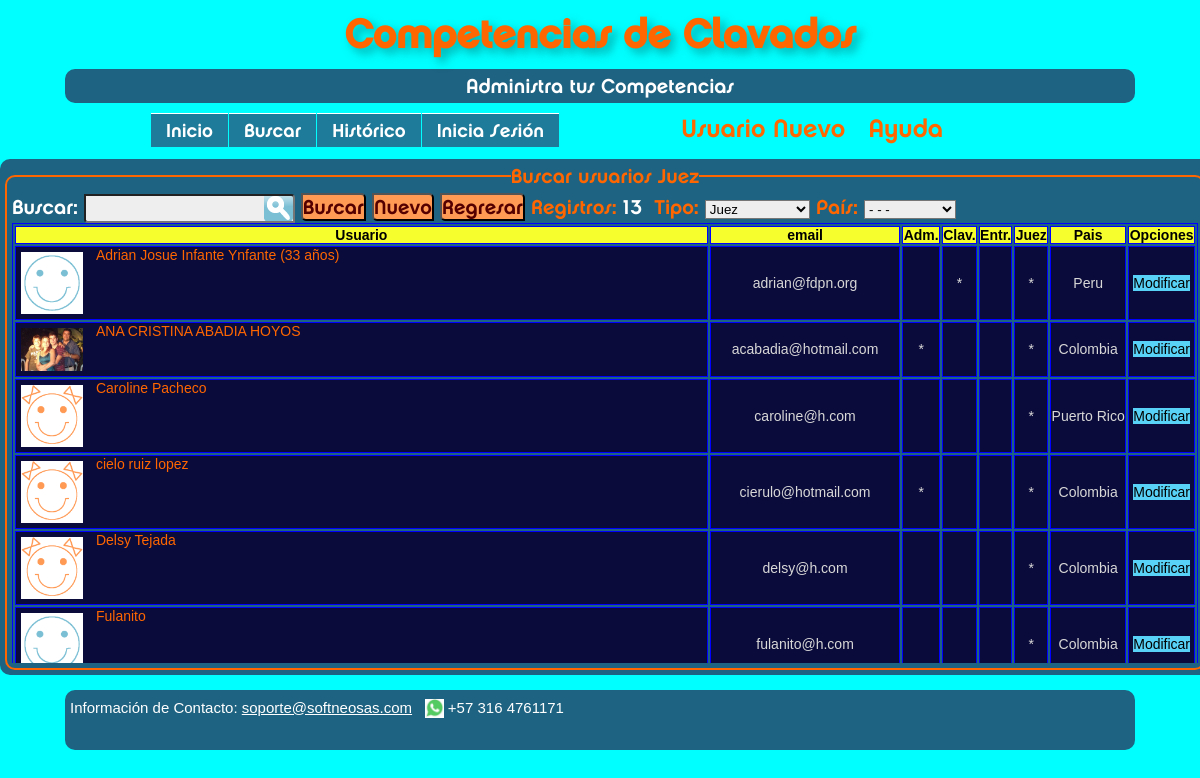
/?op=php/busca-usuario.php&tipo=J, run on an earlier commit of the app's database.
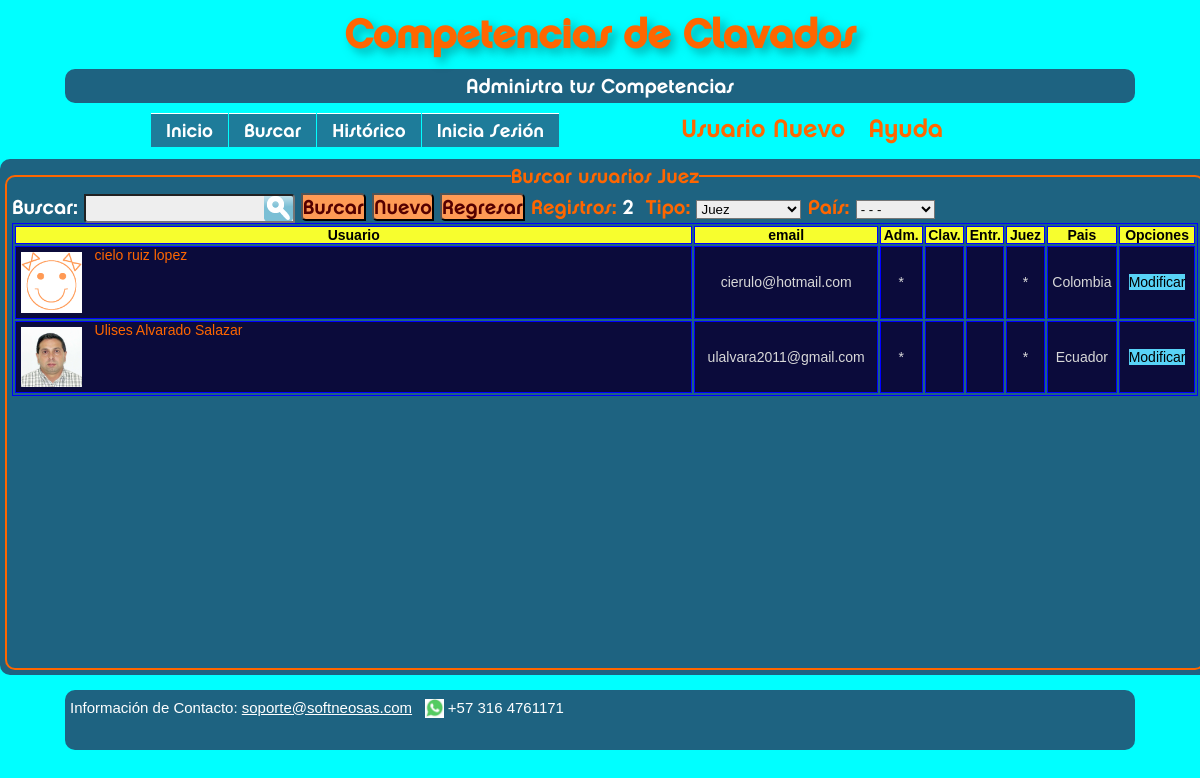
And on a later commit of the database.
### tables this page shows
CREATE TABLE `usuarios` (
  `cod_usuario` int(11) NOT NULL AUTO_INCREMENT,
  `nombre` varchar(50) NOT NULL,
  `email` varchar(50) NOT NULL,
  `pais` smallint(6) DEFAULT NULL,
  `administrador` char(1) DEFAULT NULL,
  `entrenador` char(1) DEFAULT NULL,
  `clavadista` char(1) DEFAULT NULL,
  `juez` char(1) DEFAULT NULL,
  `sexo` char(1) DEFAULT NULL,
  `nacimiento` date DEFAULT NULL,
  `imagen` varchar(80) DEFAULT NULL,
  `telefono` varchar(15) NOT NULL,
  `password` varchar(20) NOT NULL,
  `fecha_alta` datetime DEFAULT NULL,
  PRIMARY KEY (`cod_usuario`),
  UNIQUE KEY `email` (`email`),
  UNIQUE KEY `nombre` (`nombre`),
  KEY `pais` (`pais`),
  FULLTEXT KEY `buscador` (`nombre`,`email`)
);

CREATE TABLE `countries` (
  `CountryId` smallint(6) NOT NULL AUTO_INCREMENT,
  `Country` varchar(50) NOT NULL,
  `FIPS104` varchar(2) NOT NULL,
  `ISO2` varchar(2) NOT NULL,
  `ISO3` varchar(3) NOT NULL,
  `ISON` varchar(4) NOT NULL,
  `Internet` varchar(2) NOT NULL,
  `Capital` varchar(25) DEFAULT NULL,
  `MapReference` varchar(50) DEFAULT NULL,
  `NationalitySingular` varchar(35) DEFAULT NULL,
  `NationalityPlural` varchar(35) DEFAULT NULL,
  `Currency` varchar(30) DEFAULT NULL,
  `CurrencyCode` varchar(3) DEFAULT NULL,
  `Population` bigint(20) DEFAULT NULL,
  `Title` varchar(50) DEFAULT NULL,
  `Comment` varchar(255) DEFAULT NULL,
  PRIMARY KEY (`CountryId`),
  FULLTEXT KEY `buscador` (`Country`,`ISO2`,`ISO3`,`Capital`,`Currency`)
);

### php/funciones.php (called while the page is built, shortened)
<?php
	function edad_deportiva($nacimiento){
		$fecha_corte = fecha_edad_deportiva();
		$fecha_nacimiento = date_create($nacimiento);
		$fecha_corte_dt = date_create($fecha_corte);
		return (int)$fecha_nacimiento->diff($fecha_corte_dt)->y;
	}
	function fecha_edad_deportiva(){
		$cod_competencia = isset($_SESSION["cod_competencia"]) ? (int)$_SESSION["cod_competencia"] : 0;
		static $fechas_corte = array();
		if (isset($fechas_corte[$cod_competencia])) {
			return $fechas_corte[$cod_competencia];
		}
		$fecha_corte = date("Y") . "-12-31";
		return $fecha_corte;
	}
?>

### php/busca-usuario.php (the view, shortened to what this page needs)
<?php
if (!$tipo)
	$tipo=isset($_GET["tipo"])?$_GET["tipo"]:NULL;
if (!isset($llamo)) {
	$llamo=isset($_POST["origen_hdn"])?trim($_POST["origen_hdn"]):NULL;
}
if (!isset($parael1))
	$parael1=isset($_SESSION["parael1"])?$_SESSION["parael1"]:NULL;
if (!isset($parael2))
	$parael2=isset($_SESSION["parael2"])?$_SESSION["parael2"]:NULL;
if (!isset($parael3))
	$parael3=isset($_SESSION["parael3"])?$_SESSION["parael3"]:NULL;
if (!isset($parael4))
	$parael4=isset($_SESSION["parael4"])?$_SESSION["parael4"]:NULL;
if (is_null($ubi))
	$ubi=isset($_SESSION["ubi"])?$_SESSION["ubi"]:NULL;
if (!isset($buscar))
	$buscar=(isset($_SESSION["buscar"])?$_SESSION["buscar"]:NULL);
if (isset($tipo))
	$tipo_sel=$tipo;
$consulta="SELECT DISTINCT u.cod_usuario as cod_us, u.nombre as nombre, u.email as email, u.administrador as administrador, u.clavadista as clavadista, u.entrenador as entrenador, u.juez as juez, u.sexo, countries.Country as pais, u.imagen, u.nacimiento
	FROM usuarios as u
	left join countries on countries.CountryId=u.pais ";
if ($tipo_sel) {
	switch ($tipo_sel) {
		case 'J':
			$cadena = " u.juez='J'";
			$tipo_us="Juez";
			break;
	}
	if ($cadena)
		if ($criterio)
			$criterio .= " AND ".$cadena;
		else
			$criterio = " WHERE ".$cadena;
}
if (isset($criterio))
	$consulta.=$criterio;
$consulta .= " ORDER BY nombre";
include("funciones.php");
$conexion=conectarse();
$ejecutar_consulta = $conexion->query($consulta);
$num_regs=$ejecutar_consulta->num_rows;
?>
<form id="buscar-usuarios" name="buscar-usuarios-frm" action="?op=php/busca-usuario-1.php" method="post" enctype="multipart/form-data">
<fieldset>
<legend align='center' class="rotulo" >Buscar usuarios <?php echo "$tipo_us"; ?></legend>
	<div>
		<label for="buscar" >Buscar: </label>
		<input type="search" class="cambio" id="buscar" name="buscar_src" value="<?php echo $buscar; ?>">
		<input type="submit" class="cambio" name="buscar_sbm" value="Buscar" title="Busca en todos los usuarios registrados teniendo en cuenta los filtros">
		<input type="submit" id="nuevo" class="cambio" name="nuevo_sbm" value="Nuevo" title="Regístrate como nuevo Usuario del Sistema">
		<input type="submit" id="regresar" title="Regresa" class="cambio" name="regresar_sbm" value="Regresar" />
		<label class="rotulo">Registros:</label>
		<span><?php echo number_format($num_regs); ?></span>&nbsp;
		<label class="rotulo">Tipo:</label>
		<select id='tipo-sel' class='cambio' name='tipo_sel_slc' title='Filtra usuarios por Tipo' onChange="this.form.submit()" >
			<option value="J" <?php if ($tipo_sel=="J") echo " selected"; ?>>Juez</option>
		</select>
		<label class="rotulo">País:</label>
		<select id='pais-sel' class='cambio' name='pais_sel_slc' title='Filtra usuarios por País' onChange="this.form.submit()" >
			<option value="" >- - -</option>
		</select>
	</div>
	<div id="div1">
	<table width='100%' border='1' bordercolor='#0000FF' cellspacing='0.5em' cellpadding='0.5em' class="tablas">
	<thead>
		<tr align='center' >
		<th>Usuario</th>
		<th>email</th>
		<th title="administrador">Adm.</th>
		<th title="clavadista">Clav.</th>
		<th title="entrenador">Entr.</th>
		<th>Juez</th>
		<th>Pais</th>
		<th colspan="6">Opciones</th>
		</tr>
	</thead>
	<tbody>
	<?php
			while ($row=$ejecutar_consulta->fetch_assoc()){
				$cod_us=$row["cod_us"];
				$nombre=utf8_decode($row["nombre"]);
				$imagen=utf8_encode($row["imagen"]);
				$email=utf8_encode($row["email"]);
				$sexo=$row["sexo"];
				$administrador=($row["administrador"]=="A"?"*":NULL);
				$clavadista=($row["clavadista"]=="C"?"*":NULL);
				$entrenador=($row["entrenador"]=="E"?"*":NULL);
				$juez=($row["juez"]=="J"?"*":NULL);
				$pais=utf8_decode($row["pais"]);
				if ($clavadista){
					$edad=edad_deportiva($row["nacimiento"]);
					$nom_usu=$nombre." (".$edad." años)";
				}
				else{
					$nom_usu=$nombre;
					$edad=NULL;
				}
					echo "<tr";
    			echo " align='center'>";
    			if ($llamo) {
	    			echo "<td align='left'><a class='enlaces' href='?op=".$llamo."&us=$nombre&cod=$cod_us&comp=$competencia&img=$imagen&ubi=$ubi&sx=$sexo&ed=$edad&tipo=$tipo&parael1=$parael1&parael2=$parael2&parael3=$parael3&parael4=$parael4'>";
    			}
    			else
    				echo "<td align='left'><a class='enlaces' href='?op=php/cambio-usuario.php&us=$cod_us&ori=busca-usuario.php'>";
				if ($imagen)
	    			echo "<img class='textwrap'src='img/fotos/$imagen' width='9%'/>&nbsp;&nbsp;";
				echo "$nom_usu</a></td>";
    			echo "<td>".$email."</td>";
    			echo "<td>".$administrador."</td>";
    			echo "<td>".$clavadista."</td>";
    			echo "<td>".$entrenador."</td>";
    			echo "<td>".$juez."</td>";
    			echo "<td>".$pais."</td>";
    			echo "<td><a class='enlaces_tab' href='?op=php/cambio-usuario.php&us=$cod_us&ori=busca-usuario.php'>Modificar</a></td>";
    			echo "</tr>";
		}
	?>
	</tbody>
	</table>
	</div>
</fieldset>
</form>

### index.php (shortened to what this page needs)
<!DOCTYPE html>
<html lang="es">
<head>
     <link rel='stylesheet' type='text/css' href='css/estilos.css'/>
</head>
<body>
	<h1>Competencias de Clavados</h1>
	<header>Administra tus Competencias</header>
     <nav>
        <ul id="menu">
            <li><a href="index.php">Inicio</a></li>
            <li><a href="#">Buscar</a>
            </li>
            <li><a href="#">Hist&oacute;rico</a>
            </li>
            <?php
                if ($_SESSION["autentificado"]){
                    echo "<li><a class='cambio' href='?op=php/cierra-sesion.php'>Cierra Sesión</a></li>";
                }
                else
                    echo "<li><a class='cambio' href='?op=php/inicia-sesion.php'>Inicia Sesión</a></li>";
             ?>
        </ul>
           <?php
            $nombre_usuario=$_SESSION["nombre_usuario"];
            $cod_us=isset($_SESSION["usuario_id"])?$_SESSION["usuario_id"]:NULL;
            echo "<span><a class='usuario' href='?op=php/cambio-usuario.php&us=$cod_us'>$nombre_usuario<a></span>";
        ?>
            <a class="enlaces" href="?op=php/alta-usuario.php">Usuario Nuevo</a>
            <a class="enlaces" href="?op=php/ayuda.php" target="_blank">Ayuda</a>
    </nav>
    <section id="contenedor">
		<section id="principal" >
			<?php
                $opcion=isset($_GET["op"])?$_GET["op"]:"php/todas-competencias.php";
                 include($opcion);
			?>
		</section>
 	</section>
	<footer>
      <p>Información de Contacto: <a href="mailto:soporte@softneosas.com">
  soporte@softneosas.com</a>&nbsp;&nbsp;&nbsp;<img  align='center' src='img/whats_app.jpg' width='1.8%' />&nbsp;+57 316 4761171</p><br>
	</footer>
 </body>
</html>

### css/estilos.css (style rules this page uses)
* { margin: 0; padding: 0; }
a { color: #FFF; }
body { background: #00FFFF ; color:#FFF; font-family: "Chalet", Helvetica, Verdana; font-size: 1.25em; background-image:url(../img/Bankoboev.Ru_voda_basseina.jpg); }
fieldset { border: .1em solid #F60; border-radius: .5em; padding: .25em; }
h1 { color: #F60; margin: 0.25em auto; text-align: center; text-shadow: 5px 5px 10px rgba(0,100,100,0.5); }
header, footer { background: #1E6381; border-radius: 0.5em; margin: 0.5em auto; max-width: 1060px; padding: 0.25em; text-align: center; }
input[type="checkbox"], input[type="radio"], select { background: #EEE; cursor: pointer; }
input[type="date"], input[type="email"], input[type="number"], input[type="text"], input[type="search"] { background: #EEE; border-radius: .25em; color: #F60; text-align: center; font-size: 0.75em; padding: .25em; }
input[type="submit"] { background: #FF9A55; border-radius: 0 .25em; color: #500; font-family: "Chalet"; font-size: 1em; }
label { cursor: pointer; font-size: 1em; }
nav { -ms-box-sizing: border-box; -moz-box-sizing: border-box; -o-box-sizing: border-box; -webkit-box-sizing: border-box; box-sizing: border-box; font-size: 1.25em; margin: .25em auto; text-align: center; max-width: 1260px; width: 75%; vertical-align: top; }
p { font-family: "Arial"; color: #FFFFFF; margin: 0.25em auto; text-align: left; font-size: 0.75em; }
ul { list-style: none; font-family: "Chalet",Arial, Verdana; font-size: 0.75em; margin: 0; padding: 0; }
ul li { display: block; position: relative; float: left; }
ul li a { display: block; text-decoration: none; color: #ffffff; border-top: 1px solid #ffffff; padding: 5px 15px 5px 15px; background: #1e7c9a; margin-left: 1px; white-space: nowrap; }
th { background-color: #F7FE2E; color: #000000; }
#div1 { overflow:auto; height:440px; width:auto; }
#div1 table { width:100%; background-color: transparent; font-size: 0.7em; font-family: Arial, Verdana; }
#div1 table tr { background-color: #0B0B3B; }
#buscar { background: #EEE url(../img/boton-buscar.png) no-repeat 100% -3px; border-radius: 0 .25em; color: #500; font-family: Arial, Verdana; font-size: 0.75em; }
#contenedor { margin: 0.5em auto; max-width: 1900px; padding: 0; text-align: center; }
#principal { background: #1E6381; border-radius: 0.5em; display: inline-block; margin: 0.25em auto; max-width: 1220px; padding: 0.25em; text-align: left; vertical-align: top; width: 100%; }
.cambio { -ms-transition: all 2.5s ease-out; -moz-transition: all 2.5s ease-out; -o-transition: all 2.5s ease-out; -webkit-transition: all 2.5s ease-out; transition: all 2.5s ease-out; }
.enlaces { text-decoration: none; cursor: pointer; font-size: 1em; color:#F60; }
.enlaces_tab { text-decoration: none; cursor: pointer; background: #58D3F7; color:#000; }
.rotulo { cursor: pointer; font-size: 1em; color:#F60; }
.textwrap { float: left; margin: 5px; }
.tablas { color: #D8D8D8; font-family: Arial, Verdana; font-size: 0.9em; border-spacing: 2px; border-collapse: separate; text-align: center; }
.usuario { cursor: pointer; font-size: .9em; color:#000000; }

What changed in the data, as far as the page shows it:
removed usuarios: imagen (picture), nom_usu "Adrian Josue Infante Ynfante (33 años)", email "adrian@fdpn.org", clavadista "*", juez "*", countries.Country "Peru"
no longer on this page (row edited): usuarios: imagen (picture), nombre "ANA CRISTINA ABADIA HOYOS", email "acabadia@hotmail.com", administrador "*", juez "*", countries.Country "Colombia"
removed usuarios: imagen (picture), nombre "Caroline Pacheco", email "caroline@h.com", juez "*", countries.Country "Puerto Rico"
removed usuarios: imagen (picture), nombre "Delsy Tejada", email "delsy@h.com", juez "*", countries.Country "Colombia"
removed usuarios: imagen (picture), nombre "Fulanito", email "fulanito@h.com", juez "*", countries.Country "Colombia"
now on this page (row unchanged): usuarios: imagen (picture), nombre "Ulises Alvarado Salazar", email "ulalvara2011@gmail.com", administrador "*", juez "*", countries.Country "Ecuador"
Also different on the page:
$num_regs: "13" → "2"
